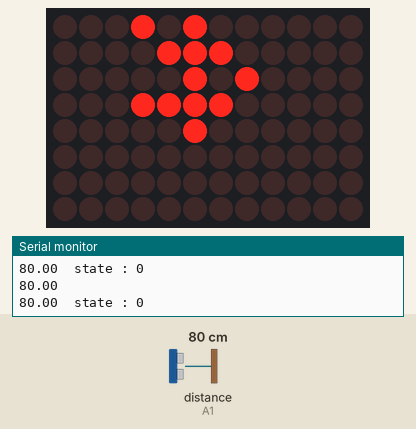
Simulated run of this sketch. Board: Arduino Uno R4 WiFi. On the bench: 12×8 LED matrix, the last lines printed to the serial monitor. The test bench sets the inputs (shaded band); at power-on: distance to the obstacle (sensor on A1) 80 cm. The echo pulse lasts 58.3 µs per cm; random numbers use the default seed unless the sketch sets one.

Above: at 1.2 s.
1.3 s: distance to the obstacle (sensor on A1) set to 6 cm
4.3 s: distance to the obstacle (sensor on A1) set to 3 cm
At 5.4 s:
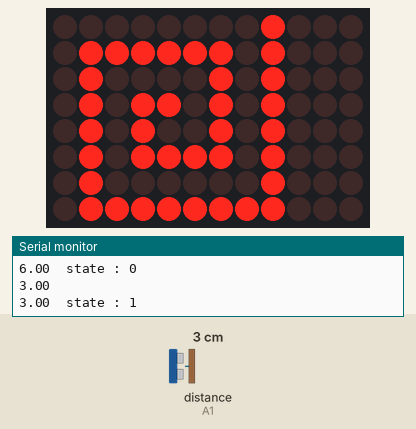
7.3 s: distance to the obstacle (sensor on A1) set to 9 cm
At 9.05 s:
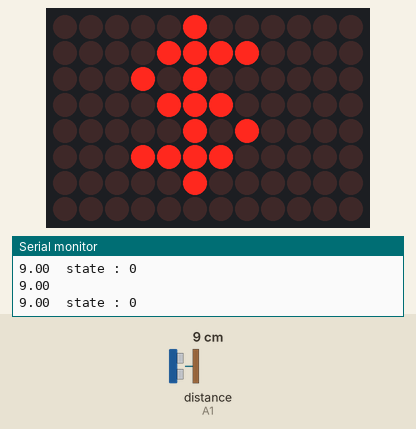
10.0 s: distance to the obstacle (sensor on A1) set to 2 cm
At 17.6 s:
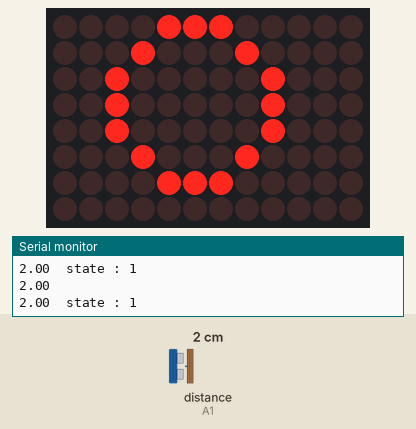
Timing chart, 0 to 19.1 s (numbered marks = the images above; inputs shaded):
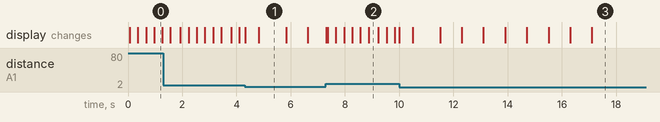

Measured:
- the behaviour switches between 5 and 4 cm on distance to the obstacle (sensor on A1) (found by bisection; images 0 and 1)
- what the display in image 1 shows lasts 1.0 s, from 4.8 s to 5.8 s

The sketch:

project1.ino
```cpp
#include <HCSR04.h>
#include "Arduino_LED_Matrix.h"
#include "idle.h"
#include "animationTest.h"
#include "animation3.h"
#include "animation.h"
#include "coin.h"
#include "loading.h"
#include "plane.h"
#include "fail1.h"
#include "fail2.h"

byte triggerPin = 14;
byte echoPin = 15;


UltraSonicDistanceSensor distanceSensor(triggerPin, echoPin);


unsigned long lastRead = 0;
int rate = 30;


float distanceMeasured;

float changeThreshold = 4;


int currentState = 0;
int previousState = 1;


ArduinoLEDMatrix ledScreen;
boolean loopAnimation = true;


void setup ()
{
    Serial.begin(9600);
    ledScreen.begin();
}

void loop ()
{
   readDistanceSensor();

  if((currentState==1)&&(previousState!=1))
  {
    ledScreen.loadSequence(loading);
        ledScreen.play(loopAnimation);


        delay(1500);
    int randomAnimation = random(1, 4);
    switch (randomAnimation) {
      case 1:
        ledScreen.loadSequence(fail1);
        break;
      case 2:
        ledScreen.loadSequence(plane);
        break;
      case 3:
        ledScreen.loadSequence(fail2);
        break;
      default:

        break;
    }
    ledScreen.play(loopAnimation);
  }

  if((currentState==0)&&(previousState!=0))
  {
    ledScreen.loadSequence(coin);
    ledScreen.play(loopAnimation);
  }

previousState = currentState;
}


void readDistanceSensor()
{
      unsigned long currentTime = millis();


    if((currentTime - lastRead) >= rate)
    {
        lastRead = currentTime;
        distanceMeasured = distanceSensor.measureDistanceCm();
        Serial.println(distanceMeasured);
        if(distanceMeasured<=changeThreshold)
        {
          currentState = 1;
        }
        else
        {
          currentState = 0;
        }
      Serial.print(distanceMeasured);
      Serial.print("\t");
      Serial.print("state : ");
      Serial.println(currentState);

    }

}
```

animation.h
```cpp
const uint32_t animation[][4] = {
	{
		0x10e20a2,
		0xe57255e,
		0x55097100,
		66
	}
};
```

animation3.h
```cpp
const uint32_t animation3[][4] = {
	{
		0x0,
		0x0,
		0x400,
		66
	},
	{
		0x0,
		0x0,
		0x400400,
		100
	},
	{
		0x0,
		0x4,
		0x400000,
		200
	},
	{
		0x0,
		0x2004,
		0x0,
		300
	},
	{
		0x0,
		0x1002000,
		0x0,
		400
	},
	{
		0x8,
		0x1000000,
		0x0,
		400
	},
	{
		0x5002,
		0x500000,
		0x0,
		400
	},
	{
		0x8807007,
		0x700880,
		0x0,
		400
	},
	{
		0x8812407,
		0x200881,
		0x4000000,
		400
	},
	{
		0x7015,
		0x40700000,
		0x104000,
		400
	},
	{
		0x2005,
		0x1240000,
		0x104,
		400
	}
};
```

animationTest.h
```cpp
const uint32_t animationTest[][4] = {
	{
		0x80080000,
		0x4047001,
		0x100000,
		66
	},
	{
		0x3f,
		0x83f83f83,
		0xf8000000,
		66
	},
	{
		0x601f07,
		0x609e13c2,
		0xd4588878,
		66
	},
	{
		0x30073c,
		0xd0cd0cb0,
		0x4b053032,
		300
	},
	{
		0x1d,
		0xf2772ef2,
		0xf33fc000,
		66
	},
	{
		0x800e003f,
		0x3103102,
		0x101981f8,
		100
	},
	{
		0x1001c007,
		0xe0620620,
		0x4203303f,
		100
	},
	{
		0x20038c0,
		0xf40c40c4,
		0x8606e07,
		100
	},
	{
		0x800e003f,
		0x3103102,
		0x101981f8,
		100
	}
};
```

coin.h
```cpp
const uint32_t coin[][4] = {
	{
		0x400f014,
		0xe00501,
		0xe0040000,
		66
	},
	{
		0x400f,
		0x1400e00,
		0x501e0040,
		300
	},
	{
		0x0,
		0x400f01,
		0x400e0050,
		300
	},
	{
		0x1e004000,
		0x0,
		0x400f0,
		300
	},
	{
		0x1400e005,
		0x1e00400,
		0x0,
		300
	},
	{
		0xf01400e,
		0x501e00,
		0x40000000,
		300
	},
	{
		0x400f014,
		0xe00501,
		0xe0040000,
		300
	}
};
```

fail1.h
```cpp
const uint32_t fail1[][4] = {
	{
		0x4000000,
		0x0,
		0x0,
		800
	},
	{
		0x400a000,
		0x0,
		0x0,
		800
	},
	{
		0x400a011,
		0x0,
		0x0,
		800
	},
	{
		0x400a011,
		0x2080000,
		0x0,
		800
	},
	{
		0x400a011,
		0x2084040,
		0x0,
		800
	},
	{
		0x400a011,
		0x2084042,
		0x8000000,
		800
	},
	{
		0x400a011,
		0x2084042,
		0x8110000,
		800
	},
	{
		0x400a011,
		0x2084042,
		0x81100a0,
		800
	},
	{
		0x400a011,
		0x2084042,
		0x81100e0,
		800
	},
	{
		0x400a011,
		0x2084442,
		0x81100e0,
		800
	},
	{
		0x400a011,
		0x2084642,
		0x81100e0,
		800
	},
	{
		0x400a011,
		0x20847c2,
		0x81100e0,
		800
	},
	{
		0x400a011,
		0x20847c2,
		0x481100e0,
		800
	},
	{
		0x400a011,
		0x20847c2,
		0x481500e0,
		800
	},
	{
		0x0,
		0xc,
		0xc00000,
		800
	},
	{
		0x0,
		0xd,
		0x80d80000,
		800
	},
	{
		0x0,
		0xd,
		0xb0db0000,
		800
	},
	{
		0x0,
		0xd,
		0xb6db6000,
		800
	},
	{
		0x80080080,
		0x8000000,
		0x0,
		800
	},
	{
		0x80080080,
		0x8008008,
		0x800800,
		800
	},
	{
		0x80180180,
		0x18018018,
		0x800800,
		800
	},
	{
		0x80180180,
		0x18018018,
		0x1801801,
		800
	},
	{
		0x8018018e,
		0x18218e18,
		0x218e1801,
		800
	},
	{
		0x8018018e,
		0x18218e18,
		0x818e1801,
		800
	},
	{
		0x80180184,
		0x18418418,
		0x41841801,
		800
	},
	{
		0x80180180,
		0x18018018,
		0x1801fff,
		800
	},
	{
		0x80180180,
		0x18018018,
		0x1ffffff,
		800
	},
	{
		0xa0180180,
		0x18018018,
		0x1ffffff,
		800
	},
	{
		0xa01a0180,
		0x18018018,
		0x1ffffff,
		800
	},
	{
		0xb01a01a0,
		0x18018018,
		0x1ffffff,
		800
	},
	{
		0x801b01a0,
		0x1a018018,
		0x1ffffff,
		800
	},
	{
		0x801801a0,
		0x1b818018,
		0x1ffffff,
		800
	},
	{
		0x80180180,
		0x1a01b818,
		0x1ffffff,
		800
	},
	{
		0x80180180,
		0x1c01f018,
		0x1ffffff,
		800
	},
	{
		0x80980180,
		0x1801c01f,
		0x1ffffff,
		800
	},
	{
		0x81980980,
		0x1801c01f,
		0x1ffffff,
		800
	},
	{
		0x80981980,
		0x9801c01f,
		0x1ffffff,
		800
	},
	{
		0x80180981,
		0x9809c01f,
		0x1ffffff,
		800
	},
	{
		0x80180180,
		0x981dc01f,
		0x1ffffff,
		800
	},
	{
		0x80180180,
		0x1809c1df,
		0x1ffffff,
		800
	},
	{
		0x8e180180,
		0x1801c09f,
		0x1dffffff,
		800
	},
	{
		0x8218e180,
		0x1801c09f,
		0x1dffffff,
		800
	},
	{
		0x8218218e,
		0x1801c09f,
		0x1dffffff,
		800
	},
	{
		0x8018e182,
		0x1821c09f,
		0x1dffffff,
		800
	},
	{
		0x8018019c,
		0x1841c49f,
		0x1dffffff,
		800
	},
	{
		0x82180180,
		0x1b81c89f,
		0x9dffffff,
		800
	},
	{
		0x82182180,
		0x1b81c89f,
		0x9dffffff,
		800
	},
	{
		0x87182182,
		0x1b81c89f,
		0x9dffffff,
		800
	},
	{
		0x80181187,
		0x1b91c89f,
		0x9dffffff,
		800
	},
	{
		0x9e180983,
		0x9b89c89f,
		0x9dffffff,
		800
	},
	{
		0x9019e983,
		0x9b89c89f,
		0x9dffffff,
		800
	},
	{
		0x0,
		0x0,
		0x0,
		800
	},
	{
		0x9019e983,
		0x9b89c89f,
		0x9dffffff,
		800
	},
	{
		0xe408a0ee,
		0x8a00000,
		0xe80480ee,
		2000
	}
};
```

fail2.h
```cpp
const uint32_t fail2[][4] = {
	{
		0x20000,
		0x0,
		0x0,
		800
	},
	{
		0x30020,
		0x0,
		0x0,
		800
	},
	{
		0x38020,
		0x2000000,
		0x0,
		800
	},
	{
		0x3c020,
		0x2002000,
		0x0,
		800
	},
	{
		0x3e020,
		0x2002002,
		0x0,
		800
	},
	{
		0x3f020,
		0x2002002,
		0x200000,
		800
	},
	{
		0x3f820,
		0x2002002,
		0x300000,
		800
	},
	{
		0x3fc20,
		0x2002002,
		0x380000,
		800
	},
	{
		0x3fc20,
		0x42002002,
		0x3c0000,
		800
	},
	{
		0x3fc20,
		0x42042002,
		0x3e0000,
		800
	},
	{
		0x3fc20,
		0x42042042,
		0x3f0000,
		800
	},
	{
		0x3fc20,
		0x42042042,
		0x43f8000,
		800
	},
	{
		0x3fc20,
		0x42042042,
		0x43f8000,
		800
	},
	{
		0x3fc20,
		0x42042042,
		0x43fc000,
		800
	},
	{
		0x3fc20,
		0x42042242,
		0x43fc000,
		800
	},
	{
		0x3fc20,
		0x42242642,
		0x43fc000,
		800
	},
	{
		0x3fc22,
		0x42242e42,
		0x43fc000,
		800
	},
	{
		0x3fc22,
		0x42243e42,
		0x43fc000,
		800
	},
	{
		0x0,
		0xc,
		0xc00000,
		800
	},
	{
		0x0,
		0xd,
		0x80d80000,
		800
	},
	{
		0x0,
		0xd,
		0xb0db0000,
		800
	},
	{
		0x0,
		0xd,
		0xb6db6000,
		800
	},
	{
		0xfff8018e,
		0x18218e18,
		0x218e1fff,
		800
	},
	{
		0xfff8018e,
		0x18218e18,
		0x818e1fff,
		800
	},
	{
		0xfff80184,
		0x18418418,
		0x41841fff,
		800
	},
	{
		0xffb88ba2,
		0x9bfda05a,
		0xb58b1bff,
		800
	},
	{
		0xffb88ba2,
		0x9bfda05a,
		0xb58b1fff,
		800
	},
	{
		0xffb88ba2,
		0x9bfda05a,
		0xb5cb1fff,
		800
	},
	{
		0xffb88ba2,
		0x9bfda05e,
		0xb5cb1fff,
		800
	},
	{
		0xffb88ba2,
		0x9bfde05e,
		0xb5cb1bff,
		800
	},
	{
		0xffb88ba2,
		0x9ffde05e,
		0xb58b1bff,
		800
	},
	{
		0xffb88be2,
		0x9ffde05a,
		0xb58b1bff,
		800
	},
	{
		0xffbc8be2,
		0x9ffda05a,
		0xb58b1bff,
		800
	},
	{
		0xffbe8be2,
		0x9bfda05a,
		0xb58b1bff,
		800
	},
	{
		0xffbf8ba2,
		0x9bfda05a,
		0xb58b1bff,
		800
	},
	{
		0xffbb8bb2,
		0x9bfda05a,
		0xb58b1bff,
		800
	},
	{
		0xffb98bba,
		0x9bfda05a,
		0xb58b1bff,
		800
	},
	{
		0xffb88bbe,
		0x9bfda05a,
		0xb58b1bff,
		800
	},
	{
		0xffb8cbae,
		0x9bfda05a,
		0xb58b1bff,
		800
	},
	{
		0xffb8eba6,
		0x9bfda05a,
		0xb58b1bff,
		800
	},
	{
		0xffb8fba2,
		0x9bfda05a,
		0xb58b1bff,
		800
	},
	{
		0xffb8bba3,
		0x9bfda05a,
		0xb58b1bff,
		800
	},
	{
		0xffb8bba3,
		0x9bfda05a,
		0xb58b1bff,
		800
	},
	{
		0x0,
		0x0,
		0x0,
		800
	},
	{
		0xffb8bba3,
		0x9bfda05a,
		0xb58b1bff,
		800
	},
	{
		0x0,
		0x0,
		0x0,
		800
	},
	{
		0xe408a0ee,
		0x8a00000,
		0xe80480ee,
		2000
	}
};
```

idle.h
```cpp
const uint32_t idle[][4] = {
	{
		0x20,
		0x21540a82,
		0x2000000,
		300
	},
	{
		0x0,
		0x3fe3fe0,
		0x0,
		300
	}
};
```

loading.h
```cpp
const uint32_t loading[][4] = {
	{
		0x7f80083e,
		0x82282a82,
		0xe82083f8,
		500
	},
	{
		0x87e842,
		0x85a85285,
		0xe84087f8,
		500
	},
	{
		0x7f04105d,
		0x5505105,
		0xf04007f8,
		500
	},
	{
		0x7f84085e,
		0x85285685,
		0x85f8400,
		500
	}
};
```

plane.h
```cpp
const uint32_t plane[][4] = {
	{
		0xc000000,
		0x0,
		0x0,
		800
	},
	{
		0xe001000,
		0x0,
		0x0,
		800
	},
	{
		0xe001000,
		0x80080000,
		0x0,
		800
	},
	{
		0xe001000,
		0x80080080,
		0x10000000,
		800
	},
	{
		0xe001000,
		0x80080080,
		0x10060000,
		800
	},
	{
		0xe001000,
		0x80080081,
		0x100e0000,
		800
	},
	{
		0xe001000,
		0x82082081,
		0x100e0000,
		800
	},
	{
		0xe011020,
		0x82082081,
		0x100e0000,
		800
	},
	{
		0xe011020,
		0x82082081,
		0x100e0000,
		800
	},
	{
		0xe011020,
		0x82082081,
		0x100e0000,
		500
	},
	{
		0xe011020,
		0x82482081,
		0x100e0000,
		800
	},
	{
		0xe015024,
		0x82482081,
		0x100e0000,
		800
	},
	{
		0xe015024,
		0x82682081,
		0x100e0000,
		800
	},
	{
		0xe015024,
		0x82782081,
		0x100e0000,
		800
	},
	{
		0x0,
		0x0,
		0x0,
		800
	},
	{
		0xe015024,
		0x82782081,
		0x100e0000,
		800
	},
	{
		0x0,
		0x0,
		0x0,
		800
	},
	{
		0xe015024,
		0x82782081,
		0x100e0000,
		800
	},
	{
		0x30c79e79,
		0xe79e30c0,
		0x30c30c,
		800
	},
	{
		0x7bd82,
		0x5ba5aa58,
		0xa47bd000,
		800
	},
	{
		0x10110490,
		0x4d009001,
		0x102106,
		800
	},
	{
		0x10110497,
		0x4d109701,
		0x10172106,
		800
	},
	{
		0x10110497,
		0x4d109701,
		0x40172106,
		800
	},
	{
		0x10110492,
		0x4d209201,
		0x20122106,
		800
	},
	{
		0x100480,
		0x4c008000,
		0x2006,
		800
	},
	{
		0x2008c0,
		0x8e00c000,
		0x400c,
		800
	},
	{
		0x401061,
		0xf006000,
		0x8018,
		800
	},
	{
		0x902002,
		0x600f006,
		0x13030,
		800
	},
	{
		0x1304104,
		0x3007803,
		0x1027060,
		800
	},
	{
		0x2708208,
		0x1803c01,
		0x8204e0c0,
		800
	},
	{
		0x4e10410,
		0xc01e00,
		0xc409c180,
		800
	},
	{
		0x9c20820,
		0x600f00,
		0x68138300,
		800
	},
	{
		0x13841043,
		0x780300,
		0x10270600,
		800
	},
	{
		0x27082081,
		0x803c0180,
		0x204e0c00,
		800
	},
	{
		0x4e004000,
		0xc01e00c0,
		0x409c0800,
		800
	},
	{
		0x9c008000,
		0x600f0060,
		0x80380000,
		800
	},
	{
		0x9b540226,
		0x42f4462a,
		0x1d9b060,
		800
	},
	{
		0x6,
		0xf00600,
		0x0,
		800
	},
	{
		0x9b540226,
		0x42f4462a,
		0x1d9b060,
		800
	},
	{
		0x6,
		0xf00600,
		0x0,
		800
	},
	{
		0x6,
		0xf00600,
		0x0,
		800
	},
	{
		0xaa,
		0x9aadaabd,
		0xa9000000,
		2000
	},
  {
		0x0,
		0x0,
		0x400,
		66
	},
	{
		0x0,
		0x0,
		0x400400,
		100
	},
	{
		0x0,
		0x4,
		0x400000,
		200
	},
	{
		0x0,
		0x2004,
		0x0,
		300
	},
	{
		0x0,
		0x1002000,
		0x0,
		400
	},
	{
		0x8,
		0x1000000,
		0x0,
		400
	},
	{
		0x5002,
		0x500000,
		0x0,
		400
	},
	{
		0x8807007,
		0x700880,
		0x0,
		400
	},
	{
		0x8812407,
		0x200881,
		0x4000000,
		400
	},
	{
		0x7015,
		0x40700000,
		0x104000,
		400
	},
	{
		0x2005,
		0x1240000,
		0x104,
		400
    },
    {
		0x0,
		0x1002000,
		0x0,
		400
	},
	{
		0x8,
		0x1000000,
		0x0,
		400
	},
	{
		0x5002,
		0x500000,
		0x0,
		400
	},
	{
		0x8807007,
		0x700880,
		0x0,
		400
	},
	{
		0x8812407,
		0x200881,
		0x4000000,
		400
	},
	{
		0x7015,
		0x40700000,
		0x104000,
		400
	},
	{
		0x2005,
		0x1240000,
		0x104,
		400
    },
    {
		0x0,
		0x1002000,
		0x0,
		400
	},
	{
		0x8,
		0x1000000,
		0x0,
		400
	},
	{
		0x5002,
		0x500000,
		0x0,
		400
	},
	{
		0x8807007,
		0x700880,
		0x0,
		400
	},
	{
		0x8812407,
		0x200881,
		0x4000000,
		400
	},
	{
		0x7015,
		0x40700000,
		0x104000,
		400
	},
	{
		0x2005,
		0x1240000,
		0x104,
		400
    }
};
```
